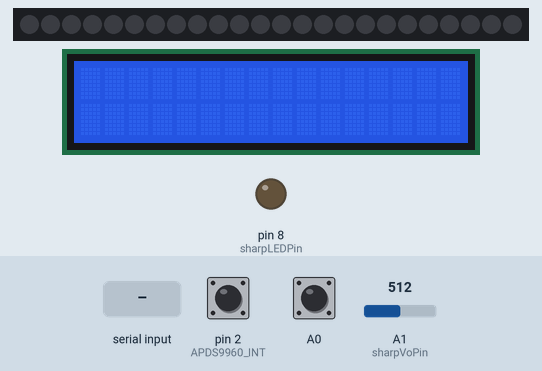
The program below on a simulated Arduino Uno, built with avr-gcc and run on an emulated ATmega328P. On the bench: 24 RGB LEDs in strip order, left to right, 16×2 character LCD, output pins drawn as LEDs (lit = HIGH). The inputs (shaded band) are chosen by the test bench; at power-on: pin 2 (APDS9960_INT) HIGH, A0 HIGH, A1 (sharpVoPin) = 512. Dim RGB values are drawn brighter than linear; random numbers use the default seed unless the program sets one; what the program prints to the serial monitor is not drawn.

Above: at 1.2 s.
1.3 s: "on\n" received over the second serial link
At 1.8 s:
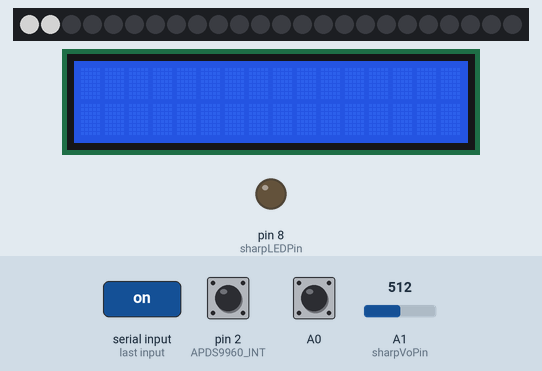
3.4 s: "<connet>" received over the second serial link
At 5.8 s:
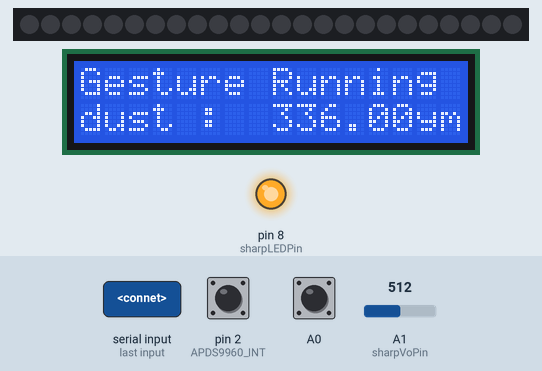
6.2 s: "<off>" received over the second serial link
At 8.9 s:
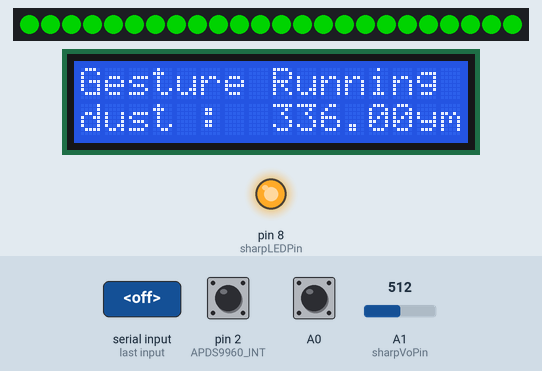
9.2 s: "<90,45>" received over the second serial link
At 11.9 s:
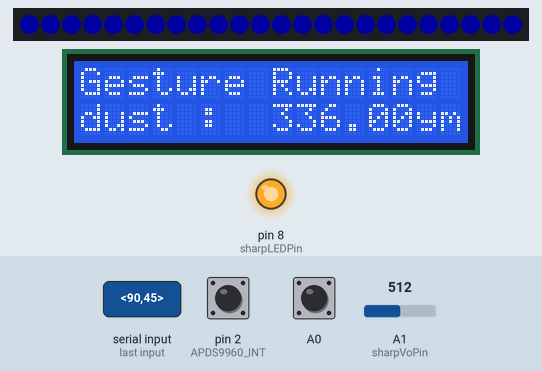
12.2 s: "<on>" received over the second serial link
At 14.0 s:
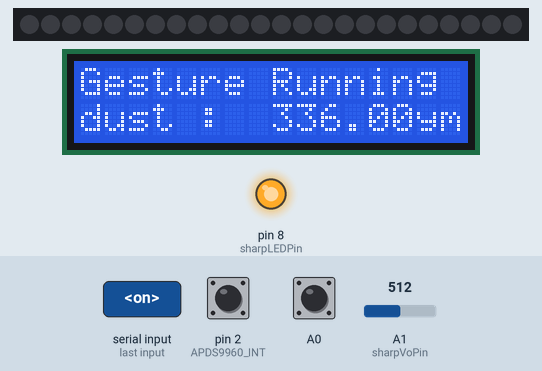
14.5 s: "connet\n" received over the second serial link
At 18.3 s:
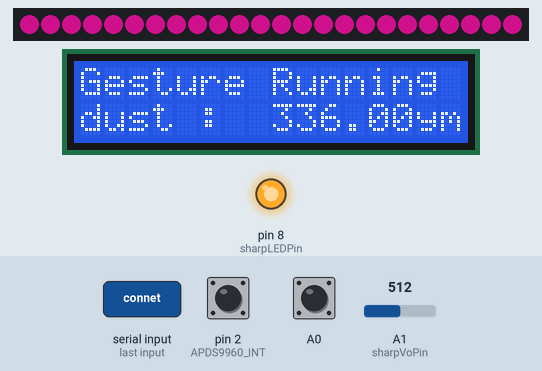
Timing chart, 0 to 18.5 s (numbered marks = the images above; inputs shaded):
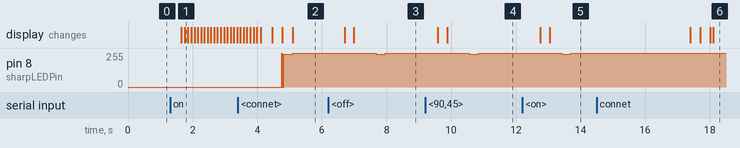

The program:

main.cpp
```cpp
//자동정렬 shift + alt + f

#include <Arduino.h>
#include "bluetooth.h"
#include "gesture.h"
#include "neopixel.h"
#include "dustsensor.h"
#include "lcd.h"

//전역변수
int turn = 0;
int VolumeState = 0;

//미세먼지 전역변수
int sharpLEDPin = 8;
int sharpVoPin = A1;
unsigned long VoRawTotal = 0;
int VoRawCount = 0;
float Voc = 0.6;
float K = 0.5;
int VoRaw;
float Vo;
float CurrentDust = 0;
int AvgDustNum = 30;

//블루투스 관련 선언
String data = "";
bool connectflag = false;
void getbtstring();
void bluetoothonoff();
void btserialFlush();

//제스쳐관련 선언
void handleGesture();

//네오픽셀관련 선언
void ChangeColor();
void TurnOnLight();
void TurnOffLight();

void setup()
{
  btSerial.begin(9600);
  Serial.begin(9600);

  // lcd.begin(); // LCD 초기화
  // lcd.backlight();
  // lcd.setCursor(0, 0); // 1번째, 1라인
  // lcd.print("PROOF THAT STARK");
  // lcd.setCursor(0, 1); // 1번째, 2라인
  // lcd.print("  HAS A HEART");
  // delay(2500);

  // lcd.begin(); // LCD 초기화
  // lcd.backlight();
  // lcd.setCursor(0, 0); // 1번째, 1라인
  // lcd.print("Turning On");
  // lcd.setCursor(0, 1); // 1번째, 2라인
  // lcd.print("Gesture Sensor..");
  // delay(1000);

  // lcd.begin(); // LCD 초기화
  // lcd.backlight();
  // lcd.setCursor(0, 0); // 1번째, 1라인
  // lcd.print("Turning On");
  // lcd.setCursor(0, 1); // 1번째, 2라인
  // lcd.print("Dust Sensor..");
  // delay(1000);

  // randomSeed(analogRead(0)); //랜덤시드 for gestrue light changing system

  strip.setBrightness(brightness);
  strip.begin();
  strip.show();

  pinMode(APDS9960_INT, INPUT);
  pinMode(sharpLEDPin, OUTPUT);

  attachInterrupt(0, interruptRoutine, FALLING);
  // Initialize APDS-9960 (configure I2C and initial values)
  if (apds.init())
  {
    Serial.println(F("APDS-9960 initialization complete"));
  }
  else
  {
    Serial.println(F("Something went wrong during APDS-9960 init!"));
  }
  // Start running the APDS-9960 gesture sensor engine
  if (apds.enableGestureSensor(true))
  {
    Serial.println(F("Gesture sensor is now running"));
  }
  else
  {
    Serial.println(F("Something went wrong during gesture sensor init!"));
  }
  lcd.begin();
}

void loop()
{
  //불이 꺼져있을 경우 연결 요청을 하는 사인을 내보냄
  if (LightState == false)
  {
    //whiteOverRainbow(100, 2);
    // if (turn % 2 == 0)
    // {
    //   printGestureRunning();
    //   if (turn % 2 == 0)
    //     lcd.print(".");
    //   else
    //     lcd.print(" ");
    // }
    // else
    // {
    //   printBluetoothOkay();
    //   if (turn % 2 == 0)
    //     lcd.print(".");
    //   else
    //     lcd.print(" ");
    // }
    // lcd.setCursor(0, 1);
    // lcd.print(" Turn On Light.");
    //pulseWhite(4);
  }

  //레지스터의 값에 따라 LCD가 종료되었다 켜지면, 다시 초기화를 시켜줌
  UpdateLCDbyRegister();

  //켜져있는 경우, 미세먼지를 계속 계산해줌
  if (LightState == true)
  {
    printGestureRunning();
    //7번주기로, 미세먼지 계산해줌
    if (turn % 7 == 6)
    {
      CurrentDust = CalculatDust();
      lcd.setCursor(0, 1);
      lcd.print("dust");
      lcd.setCursor(5, 1);
      lcd.print(':');
      lcd.setCursor(8, 1);
      lcd.print(CurrentDust);
      lcd.setCursor(14, 1);
      lcd.print("ym");
      char buffer[10];
      String strdust = (String)dtostrf(CurrentDust, 1, 3, buffer);
      strcat(buffer, "\r\n");
      Serial.println(buffer);
      btSerial.write(buffer);
    }
  }
  //라이트 모드가 DUSTMODE일 경우
  //라이트가 미세먼지에 따라 변하고, 블루투스로 켜고 끌수 있음
  if (LightMode == DUSTMODE)
  {
    if (0 <= CurrentDust && CurrentDust < 50)
    {
      colorWipe(strip.Color(0, 255, 0, 0), 30);
    }
    else if (50 <= CurrentDust && CurrentDust < 100)
    {
      colorWipe(strip.Color(255, 255, 0, 0), 30);
    }
    else
    {
      colorWipe(strip.Color(255, 0, 0, 0), 30);
    }
    if (isr_flag == 1)
    {
      detachInterrupt(0);
      handleGesture();
      isr_flag = 0;
      attachInterrupt(0, interruptRoutine, FALLING);
    }
    getbtstring();
    bluetoothonoff();
  }
  //라이트모드가 랜덤인 경우
  if(LightMode == RANDOMMODE)
  {
    ChangeColor();
    if (isr_flag == 1)
    {
      detachInterrupt(0);
      handleGesture();
      isr_flag = 0;
      attachInterrupt(0, interruptRoutine, FALLING);
    }
    getbtstring();
    bluetoothonoff();
  }


  //라이트모드가 GENERALMODE일 경우
  //제스쳐 인터럽트와 블루투스 인터럽트 발생
  if(LightMode == GENERALMODE)
  {
    //제스쳐 인터럽트
    if (isr_flag == 1)
    {
      detachInterrupt(0);
      handleGesture();
      isr_flag = 0;
      attachInterrupt(0, interruptRoutine, FALLING);
    }
    getbtstring();
    bluetoothonoff();

    //모드 기능, 이스터에그, 4번이상 up할경우 특수 디자인 나옴
    if (VolumeState == 4)
    {
      //whiteOverRainbow(102, 2);
      rainbowFade2White(3, 3, 0);
    }
  }
  //매 회마다 turn을 늘려줌으로써, 계속 실행될 필요 없는 함수들 간격두고 실행
  turn++;
}

//////////////////////////////////////////////////////////////////////////////////////////////////////////////////
//네오픽셀 함수

void ChangeColor()
{
  if (LightState == true)
  {
    long randNumber1 = random(255);
    long randNumber2 = random(255);
    long randNumber3 = random(255);
    //long randNumber4 = random(255);

    colorWipe(strip.Color(randNumber1, randNumber2, randNumber3, 0), 30);
  }
}

void TurnOnLight()
{
  if (LightState == false) //꺼져있을때만 점등
  {
    strip.begin();
    //이전 lcd 초기화해줌
    lcd.clear();
    for (int i = 0; i < 24; i++)
    {
      strip.setPixelColor(i, 0, 0, 0, 255); //점등
      strip.show();
      delay(100);
    }
    LightState = true; //불 켜져 있음 표시
    Serial.println("불이 켜져있습니다.");
  }
  else
  {
    if (brightness < 127.5)
    {
      brightness += 127.5;
      strip.setBrightness(brightness);
      strip.show();
    }
  }
}

void TurnOffLight()
{
  if (brightness >= 127.5 && LightState == true)
  {
    brightness -= 127.5;
    strip.setBrightness(brightness);
    strip.show();
  }
  else
  {
    for (int i = 0; i < 24; i++)
    {
      strip.setPixelColor(i, 0, 0, 0, 0); // 소등
      strip.show();
      delay(50);
    }
    LightState = false;
    Serial.println("불이 꺼졌습니다.");
    lcd.clear();
  }
}

//////////////////////////////////////////////////////////////////////////////////////////////////////////////////
//제스쳐 함수

void handleGesture()
{
  if (apds.isGestureAvailable())
  {
    switch (apds.readGesture())
    {
    case DIR_UP:
      if (VolumeState == 4)
      {
      }
      else
      {
        Serial.println("UP");
        lcd.setCursor(15, 0); // 1번째, 2라인
        lcd.print('+');
        TurnOnLight();
        VolumeState++;
      }
      break;
    case DIR_DOWN:
      if (VolumeState == 0)
      {
      }
      lcd.setCursor(15, 0); // 1번째, 2라인
      lcd.print('-');
      TurnOffLight();
      if (VolumeState == 4)
      {
        VolumeState -= 4;
        TurnOffLight();
      }
      VolumeState--;
      break;
    case DIR_LEFT:
      Serial.println("LEFT");
      lcd.setCursor(15, 0); // 1번째, 2라인
      lcd.print('<');
      ChangeColor();
      break;
    case DIR_RIGHT:
      Serial.println("RIGHT");
      lcd.setCursor(15, 0); // 1번째, 2라인
      lcd.print('>');
      ChangeColor();
      break;
    // case DIR_NEAR:
    //   Serial.println("NEAR");
    //   break;
    // case DIR_FAR:
    //   Serial.println("FAR");
    //   break;
    default:
      Serial.println("NONE");
    }
  }
}

//////////////////////////////////////////////////////////////////////////////////////////////////////////////////
//블루투스 함수

void btserialFlush()
{
  while (btSerial.available() > 0)
  {
    char t = btSerial.read();
  }
}

void getbtstring()
{
  while (btSerial.available())
  {
    char datachar = (char)btSerial.read();
    if (data.length() == 6)
    {
      btserialFlush();
      Serial.println("6개라서 끊어준다");
      break;
    }
    if (datachar == '\r') // /n 과 라인체인지값 빼준다.
    {
      continue;
    }
    if (datachar == '\n')
    {
      continue;
    }
    data += datachar;
    delay(10);
  }
  Serial.println(data); //끝나고 읽은 값 출력해줌
  delay(300);
}

void bluetoothonoff()
{
  if (!data.equals("")) //myString 값이 있다면
  {
    //6글자 까지만 읽으므로 6글자만 함, 이보다 작을경우 랜덤값이 추가되는 오류 해결
    if(data == "connet"){
      pulseWhite(0.5);
      pulseWhite(0.5);
      //켜져있는경우 랜덤으로 바꿔줌
      if(LightState == true){
        ChangeColor();
      }
    }
    else if (data == "on")
    {
      TurnOnLight();
    }
    else if (data == "off")
    {
      TurnOffLight();
    }
    else if (data == "gen")
    {
      LightMode = GENERALMODE;
    }
    else if (data == "dus")
    {
      LightMode = DUSTMODE;
    }
    else if (data == "ran")
    {
      LightMode = RANDOMMODE;
    }
    else //색 정보 보내줬을 경우
    {
      if (LightState == true && LightMode == GENERALMODE)
      {
        String red = data.substring(0, 2);
        String green = data.substring(2, 4);
        String blue = data.substring(4, 6);

        char r[3];
        red.toCharArray(r, 3);
        char g[3];
        green.toCharArray(g, 3);
        char b[3];
        blue.toCharArray(b, 3);


        int rhex = strtol(r, NULL, 16);
        int ghex = strtol(g, NULL, 16);
        int bhex = strtol(b, NULL, 16);

        colorWipe(strip.Color(rhex, ghex, bhex, 0), 10);
      }
    }
    data = ""; //myString 변수값 초기화
  }
}
```

bluetooth.h
```cpp
#ifndef __BLUETOOTH_H__
#define __BLUETOOTH_H__

#include <SoftwareSerial.h>
int Tx = 6; //전송
int Rx = 7; //수신
SoftwareSerial btSerial(Tx, Rx);

#endif
```

dustsensor.cpp
```cpp
#include <Arduino.h>

extern int sharpLEDPin;
extern int sharpVoPin;
extern unsigned long VoRawTotal;
extern int VoRawCount;
extern float Voc;
extern float K;
extern int VoRaw;
extern float Vo;
extern float CurrentDust;
extern int AvgDustNum;


void printValue(String text, unsigned int value, bool isLast = false)
{
    Serial.print(text);
    Serial.print("=");
    Serial.print(value);
    if (!isLast)
    {
        Serial.print(", ");
    }
}
void printFValue(String text, float value, String units, bool isLast = false)
{
    Serial.print(text);
    Serial.print("=");
    Serial.print(value);
    Serial.print(units);
    if (!isLast)
    {
        Serial.print(", ");
    }
}

float CalculatDust()
{
    while (VoRawCount <= AvgDustNum)
    {
        digitalWrite(sharpLEDPin, LOW);
        delayMicroseconds(280);
        VoRaw = analogRead(sharpVoPin);
        digitalWrite(sharpLEDPin, HIGH);
        delayMicroseconds(9620);
        VoRawTotal += VoRaw;
        VoRawCount++;
    }
    Vo = 1.0 * VoRawTotal / AvgDustNum;
    VoRawCount = 0;
    VoRawTotal = 0;

    // Compute the output voltage in Volts.
    Vo = Vo / 1024.0 * 5.0;
    printFValue("Vo", Vo * 1000.0, "mV");

    // Convert to Dust Density in units of ug/m3.
    float dV = Vo - Voc;
    if (dV < 0)
    {
        dV = 0;
        Voc = Vo;
    }
    float dustDensity = dV / K * 100.0;
    printFValue("DustDensity", dustDensity, "ug/m3", true);
    Serial.println("");
    float dust = (int)(dustDensity - 60);
    if (dust < 0)
    dust = 0;
    return dust;
}
```

dustsensor.h
```cpp
#ifndef __DUSTSENSOR_H__
#define __DUSTSENSOR_H__

#include "Arduino.h"

void printValue(String text, unsigned int value, bool isLast = false);
void printFValue(String text, float value, String units, bool isLast = false);
float CalculatDust();

#endif
```

gesture.cpp
```cpp
extern int isr_flag;

void interruptRoutine()
{
  isr_flag = 1;
}
```

gesture.h
```cpp
#ifndef __GESTURE_H__
#define __GESTURE_H__

#include <Arduino.h>
#include <Wire.h>
#include <SparkFun_APDS9960.h>
#define APDS9960_INT 2 // 제스쳐 인터럽트하는 출력 핀
SparkFun_APDS9960 apds = SparkFun_APDS9960();
int isr_flag = 0;

void interruptRoutine();

#endif
```

neopixel.h
```cpp
#ifndef __NEOPIXEL_H__
#define __NEOPIXEL_H__

#include <Adafruit_NeoPixel.h>
#define PIN 5       // 네오픽셀 연결 디지털 핀 번호 적기
#define NUM_LEDS 24 // 네오픽셀 소자 수, 1부터 시작. (3개 연결시, 3 작성)

#define GENERALMODE 0
#define DUSTMODE 1
#define RANDOMMODE 2

boolean LightState = false;        //전원 여부 판단
int brightness = 127.5;                 //네오픽셀 밝기 설정 0(어두움) ~ 255(밝음)
Adafruit_NeoPixel strip = Adafruit_NeoPixel(NUM_LEDS, PIN, NEO_GRBW + NEO_KHZ800);
int LightMode = GENERALMODE;


void colorWipe(uint32_t c, uint8_t wait)
{
  for (uint16_t i = 0; i < strip.numPixels(); i++)
  {
    strip.setPixelColor(i, c);
    strip.show();
    delay(wait);
  }
}

void pulseWhite(uint8_t wait) {
  for(int j=0; j<256; j++) { // Ramp up from 0 to 255
    // Fill entire strip with white at gamma-corrected brightness level 'j':
    strip.fill(strip.Color(0, 0, 0, strip.gamma8(j)));
    strip.show();
    delay(wait);
  }

  for(int j=255; j>=0; j--) { // Ramp down from 255 to 0
    strip.fill(strip.Color(0, 0, 0, strip.gamma8(j)));
    strip.show();
    delay(wait);
  }
}


void rainbowFade2White(int wait, int rainbowLoops, int whiteLoops) {
  int fadeVal=0, fadeMax=100;

  // Hue of first pixel runs 'rainbowLoops' complete loops through the color
  // wheel. Color wheel has a range of 65536 but it's OK if we roll over, so
  // just count from 0 to rainbowLoops*65536, using steps of 256 so we
  // advance around the wheel at a decent clip.
  for(uint32_t firstPixelHue = 0; firstPixelHue < rainbowLoops*65536;
    firstPixelHue += 256) {

    for(int i=0; i<strip.numPixels(); i++) { // For each pixel in strip...

      // Offset pixel hue by an amount to make one full revolution of the
      // color wheel (range of 65536) along the length of the strip
      // (strip.numPixels() steps):
      uint32_t pixelHue = firstPixelHue + (i * 65536L / strip.numPixels());

      // strip.ColorHSV() can take 1 or 3 arguments: a hue (0 to 65535) or
      // optionally add saturation and value (brightness) (each 0 to 255).
      // Here we're using just the three-argument variant, though the
      // second value (saturation) is a constant 255.
      strip.setPixelColor(i, strip.gamma32(strip.ColorHSV(pixelHue, 255,
        255 * fadeVal / fadeMax)));
    }

    strip.show();
    delay(wait);

    if(firstPixelHue < 65536) {                              // First loop,
      if(fadeVal < fadeMax) fadeVal++;                       // fade in
    } else if(firstPixelHue >= ((rainbowLoops-1) * 65536)) { // Last loop,
      if(fadeVal > 0) fadeVal--;                             // fade out
    } else {
      fadeVal = fadeMax; // Interim loop, make sure fade is at max
    }
  }

  for(int k=0; k<whiteLoops; k++) {
    for(int j=0; j<256; j++) { // Ramp up 0 to 255
      // Fill entire strip with white at gamma-corrected brightness level 'j':
      strip.fill(strip.Color(0, 0, 0, strip.gamma8(j)));
      strip.show();
    }
    delay(1000); // Pause 1 second
    for(int j=255; j>=0; j--) { // Ramp down 255 to 0
      strip.fill(strip.Color(0, 0, 0, strip.gamma8(j)));
      strip.show();
    }
  }

  delay(500); // Pause 1/2 second
}

void whiteOverRainbow(int whiteSpeed, int whiteLength) {

  if(whiteLength >= strip.numPixels()) whiteLength = strip.numPixels() - 1;

  int      head          = whiteLength - 1;
  int      tail          = 0;
  int      loops         = 3;
  int      loopNum       = 0;
  uint32_t lastTime      = millis();
  uint32_t firstPixelHue = 0;

  for(;;) { // Repeat forever (or until a 'break' or 'return')
    for(int i=0; i<strip.numPixels(); i++) {  // For each pixel in strip...
      if(((i >= tail) && (i <= head)) ||      //  If between head & tail...
         ((tail > head) && ((i >= tail) || (i <= head)))) {
        strip.setPixelColor(i, strip.Color(0, 0, 0, 255)); // Set white
      } else {                                             // else set rainbow
        int pixelHue = firstPixelHue + (i * 65536L / strip.numPixels());
        strip.setPixelColor(i, strip.gamma32(strip.ColorHSV(pixelHue)));
      }
    }

    strip.show(); // Update strip with new contents
    // There's no delay here, it just runs full-tilt until the timer and
    // counter combination below runs out.

    firstPixelHue += 40; // Advance just a little along the color wheel

    if((millis() - lastTime) > whiteSpeed) { // Time to update head/tail?
      if(++head >= strip.numPixels()) {      // Advance head, wrap around
        head = 0;
        if(++loopNum >= loops) return;
      }
      if(++tail >= strip.numPixels()) {      // Advance tail, wrap around
        tail = 0;
      }
      lastTime = millis();                   // Save time of last movement
    }
  }
}


#endif
```

lcd.h
```cpp
#ifndef __LCD_H__
#define __LCD_H__

#include <Arduino.h>
#include <LiquidCrystal_I2C.h>
LiquidCrystal_I2C lcd(PCF8574_ADDR_A21_A11_A01, 16, 2); //lcd 객체 선언
int lcdflag = 0;

void UpdateLCDbyRegister(){
    int Register = digitalRead(A0);
    if(lcdflag == 0 && Register == 1)
  lcd.begin();
  if(Register == 0){
    lcdflag = 0;
  }else{
    lcdflag = 1;
  }

}

void printGestureRunning(){
    lcd.setCursor(0, 0);
    lcd.print("Gesture Running");
    lcd.setCursor(15, 0);
}

void printBluetoothOkay(){
    lcd.setCursor(0, 0);
    lcd.print("Bluetooth Okay. ");
    lcd.setCursor(15, 0);
}

#endif
```
